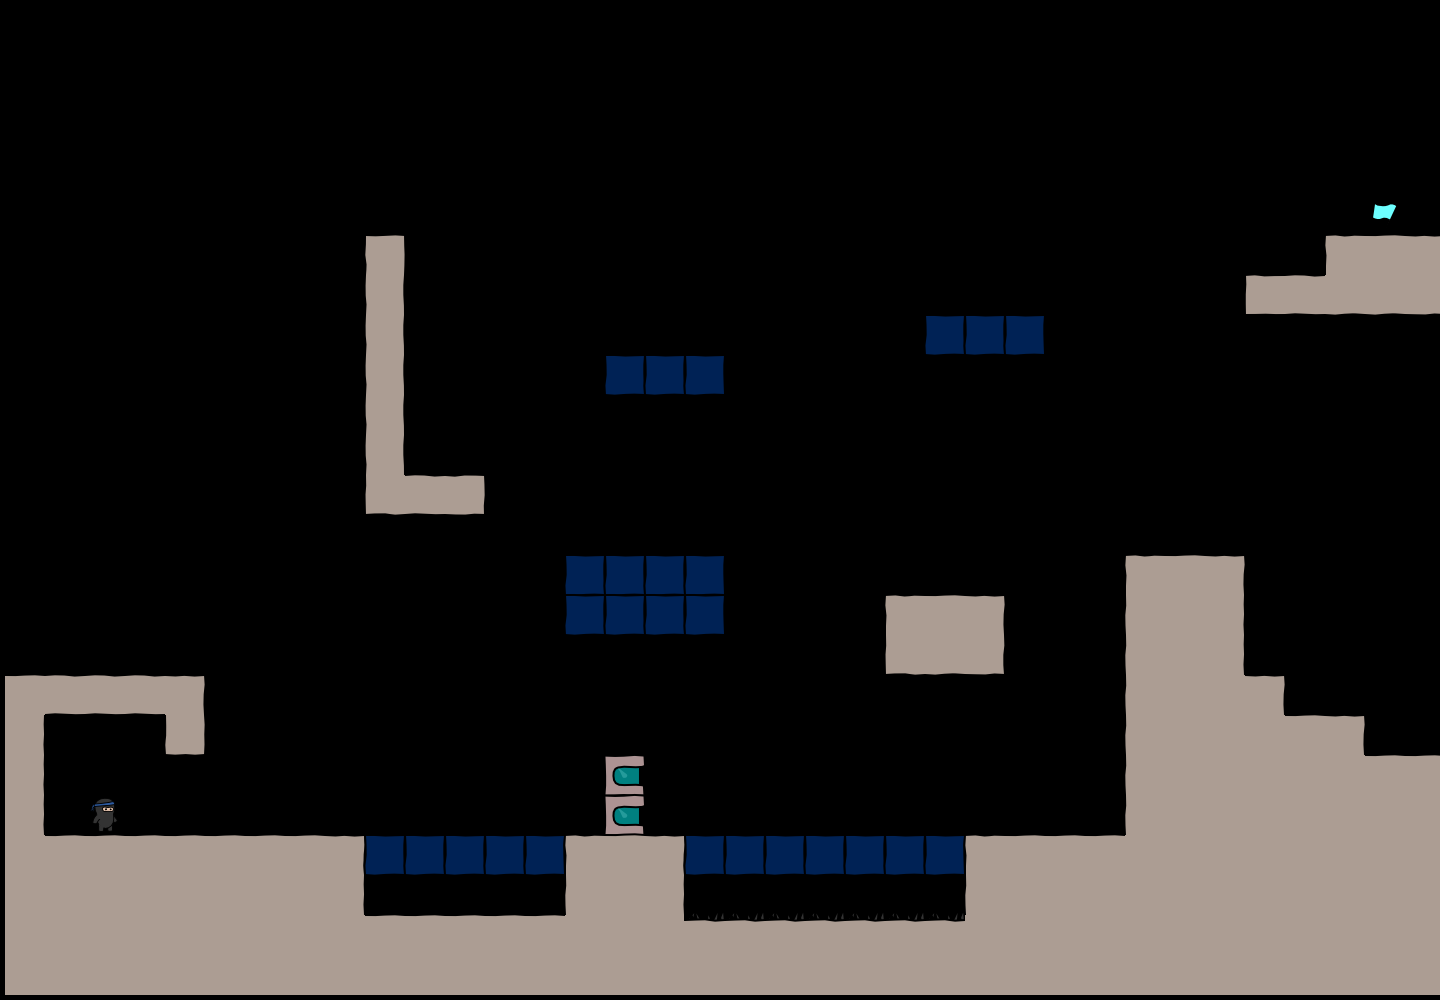

A 2D game scene composited from a Tiled map and its tileset images. What follows is a short description and the map's XML, with every tile layer's data as written:
An orthogonal 36x25 tile map with 40x40 px tiles, 1 tile layer (bg).

<map version="1.0" orientation="orthogonal" width="36" height="25" tilewidth="40" tileheight="40">
 <tileset firstgid="1" name="tiles6_gapped" tilewidth="50" tileheight="50">
  <image source="tiles6_gapped.png" width="300" height="600" />
 </tileset>
 <layer name="bg" width="36" height="25">
  <data encoding="csv">
0,0,0,0,0,0,0,0,0,0,0,0,0,0,0,0,0,0,0,0,0,0,0,0,0,0,0,0,0,0,0,0,0,0,0,0,
0,0,0,0,0,0,0,0,0,0,0,0,0,0,0,0,0,0,0,0,0,0,0,0,0,0,0,0,0,0,0,0,0,0,0,0,
0,0,0,0,0,0,0,0,0,0,0,0,0,0,0,0,0,0,0,0,0,0,0,0,0,0,0,0,0,0,0,0,0,0,0,0,
0,0,0,0,0,0,0,0,0,0,0,0,0,0,0,0,0,0,0,0,0,0,0,0,0,0,0,0,0,0,0,0,0,0,0,0,
0,0,0,0,0,0,0,0,0,0,0,0,0,0,0,0,0,0,0,0,0,0,0,0,0,0,0,0,0,0,0,0,0,0,0,0,
0,0,0,0,0,0,0,0,0,0,0,0,0,0,0,0,0,0,0,0,0,0,0,0,0,0,0,0,0,0,0,0,0,0,48,0,
0,0,0,0,0,0,0,0,0,10,0,0,0,0,0,0,0,0,0,0,0,0,0,0,0,0,0,0,0,0,0,0,0,7,8,9,
0,0,0,0,0,0,0,0,0,16,0,0,0,0,0,0,0,0,0,0,0,0,0,0,0,0,0,0,0,0,0,1,2,20,20,21,
0,0,0,0,0,0,0,0,0,16,0,0,0,0,0,0,0,0,0,0,0,0,0,67,67,67,0,0,0,0,0,0,0,0,0,0,
0,0,0,0,0,0,0,0,0,16,0,0,0,0,0,67,67,67,0,0,0,0,0,0,0,0,0,0,0,0,0,0,0,0,0,0,
0,0,0,0,0,0,0,0,0,16,0,0,0,0,0,0,0,0,0,0,0,0,0,0,0,0,0,0,0,0,0,0,0,0,0,0,
0,0,0,0,0,0,0,0,0,16,0,0,0,0,0,0,0,0,0,0,0,0,0,0,0,0,0,0,0,0,0,0,0,0,0,0,
0,0,0,0,0,0,0,0,0,19,2,3,0,0,0,0,0,0,0,0,0,0,0,0,0,0,0,0,0,0,0,0,0,0,0,0,
0,0,0,0,0,0,0,0,0,0,0,0,0,0,0,0,0,0,0,0,0,0,0,0,0,0,0,0,0,0,0,0,0,0,0,0,
0,0,0,0,0,0,0,0,0,0,0,0,0,0,67,67,67,67,0,0,0,0,0,0,0,0,0,0,7,8,9,0,0,0,0,0,
0,0,0,0,0,0,0,0,0,0,0,0,0,0,67,67,67,67,0,0,0,0,7,8,9,0,0,0,13,14,15,0,0,0,0,0,
0,0,0,0,0,0,0,0,0,0,0,0,0,0,0,0,0,0,0,0,0,0,19,20,21,0,0,0,13,14,15,0,0,0,0,0,
8,2,2,2,9,0,0,0,0,0,0,0,0,0,0,0,0,0,0,0,0,0,0,0,0,0,0,0,13,14,14,9,0,0,0,0,
15,0,0,0,22,0,0,0,0,0,0,0,0,0,0,0,0,0,0,0,0,0,0,0,0,0,0,0,13,14,14,14,8,9,0,0,
15,0,0,0,0,0,0,0,0,0,0,0,0,0,0,70,0,0,0,0,0,0,0,0,0,0,0,0,13,14,14,14,14,14,8,8,
15,0,47,0,0,0,0,0,0,0,0,0,0,0,0,69,0,0,0,0,0,0,0,0,0,0,0,0,13,14,14,14,14,14,14,14,
14,8,8,8,8,8,8,8,9,67,67,67,67,67,7,8,9,67,67,67,67,67,67,67,7,8,8,8,14,14,14,14,14,14,14,14,
14,14,14,14,14,14,14,14,15,0,0,0,0,0,13,14,15,0,0,0,0,0,0,0,13,14,14,14,14,14,14,14,14,14,14,14,
14,14,14,14,14,14,14,14,14,8,8,8,8,8,14,14,14,32,32,32,32,32,32,32,14,14,14,14,14,14,14,14,14,14,14,14,
14,14,14,14,14,14,14,14,14,14,14,14,14,14,14,14,14,14,14,14,14,14,14,14,14,14,14,14,14,14,14,14,14,14,14,14
</data>
 </layer>
</map>
